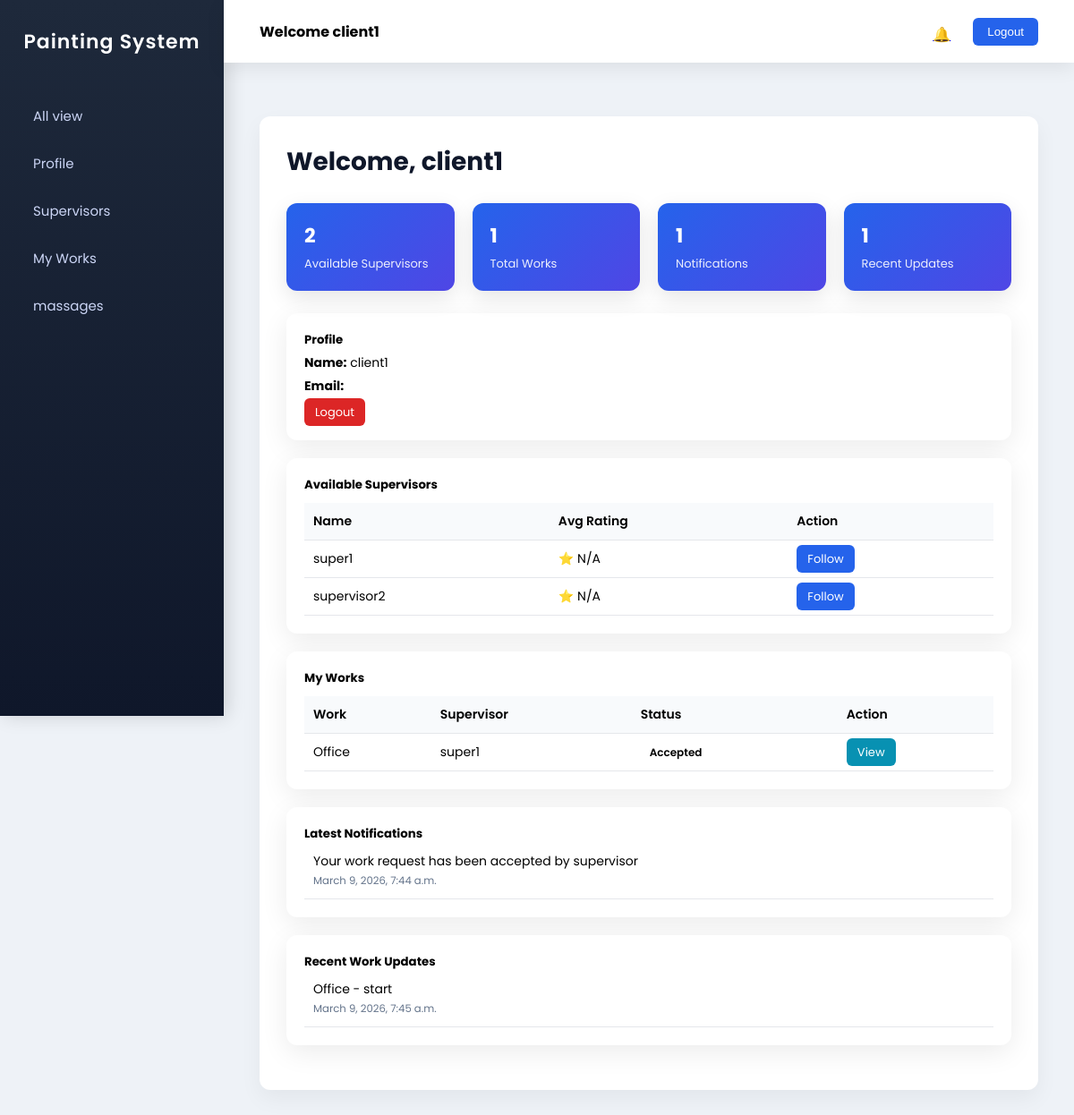
/client_dashboard (signed in), run on the app's committed database.
### brush_track_app/models.py (models this page shows, shortened)
class Login(AbstractUser):
    is_client = models.BooleanField(default=False)
    is_supervisor = models.BooleanField(default=False)
    is_painter = models.BooleanField(default=False)

class Client(models.Model):
    client_details = models.OneToOneField("Login", on_delete=models.DO_NOTHING)
    name = models.CharField(max_length=100)
    email = models.EmailField()
    phone = models.IntegerField()
    address = models.TextField(max_length=50)
    document = models.FileField(upload_to='documents/')

class Supervisor(models.Model):
    supervisor_details = models.OneToOneField("Login", on_delete=models.DO_NOTHING)
    name = models.CharField(max_length=100)
    email = models.EmailField()
    phone = models.IntegerField()
    address = models.TextField(max_length=50)
    document = models.FileField(upload_to='documents/')
    id_proof = models.FileField(upload_to='documents/')
    experience_years = models.IntegerField()
    is_active = models.BooleanField(default=True)

class Work(models.Model):
    client = models.ForeignKey("Client", on_delete=models.CASCADE)
    supervisor = models.ForeignKey("Supervisor", on_delete=models.CASCADE)
    location = models.CharField(max_length=250)
    WORK_TYPE_CHOICES = [
        ("Home", "Home"),
        ("Office", "Office"),
        ("Building", "Building"),
        ("Shop", "Shop"),
        ("Apartment", "Apartment"),
    ]
    work_type = models.CharField(
        max_length=50,
        choices=WORK_TYPE_CHOICES
    )
    square_feet = models.IntegerField(null=True, blank=True)
    paint_type = models.CharField(max_length=100, null=True, blank=True)  # Interior / Exterior
    start_date = models.DateField(null=True, blank=True)
    expected_finish_date = models.DateField(null=True, blank=True)
    budget = models.DecimalField(max_digits=10, decimal_places=2, null=True, blank=True)
    status = models.CharField(
        max_length=50,
        choices=[
            ("Pending", "Pending"),
            ("Started", "Started"),
            ("Completed", "Completed"),
        ],
        default="Pending"
    )
    created_at = models.DateTimeField(auto_now_add=True)
    def __str__(self):
        return self.work_type

class Notification(models.Model):
    client = models.ForeignKey("Client", on_delete=models.CASCADE)
    supervisor = models.ForeignKey("Supervisor", on_delete=models.CASCADE)
    message= models.TextField()
    date_time = models.DateTimeField(auto_now_add=True)

class WorkStatusUpdate(models.Model):
    work = models.ForeignKey("Work", on_delete=models.CASCADE, related_name="status_updates")
    status = models.CharField(max_length=100)
    progress_percentage = models.IntegerField()
    message = models.TextField(blank=True)
    updated_at = models.DateTimeField(auto_now_add=True)

### brush_track_app/clientview.py (the view)
# urls.py: path('client_dashboard',clientview.client_dashboard,name='client_dashboard'),
def client_dashboard(request):
    client = Client.objects.get(client_details=request.user)
    client_prof = client
    supervisors = Supervisor.objects.all()
    for sup in supervisors:
        sup.avg_rating = Rating.objects.filter(supervisor=sup).aggregate(Avg("rating"))["rating__avg"]
    follow_requests = FollowRequest.objects.filter(client=client)
    my_works = Work.objects.filter(client=client)
    latest_updates = WorkStatusUpdate.objects.filter(work__in=my_works).order_by('-updated_at')[:5]
    notifications = Notification.objects.filter(client=client).order_by('-date_time')[:5]
    work_form = WorkRegister()
    rating_form = RatingRegister()
    context = {
        "profile": client_prof,
        "supervisors": supervisors,
        "follow_requests": follow_requests,
        "my_works": my_works,
        "latest_updates": latest_updates,
        "notifications": notifications,
        "work_form": work_form,
        "rating_form": rating_form,
    }
    return render(request, "client/client_dashboard.html", context)

### templates/client/client_dashboard.html (shortened to what this page needs)
{% extends "client/client.html" %}
{% block content %}
<div class="dashboard-title">
Welcome, {{ profile.client_details.username }}
</div>
<div class="stats">
<div class="stat-card">
<h4>{{ supervisors|length }}</h4>
<p>Available Supervisors</p>
</div>
<div class="stat-card">
<h4>{{ my_works|length }}</h4>
<p>Total Works</p>
</div>
<div class="stat-card">
<h4>{{ notifications|length }}</h4>
<p>Notifications</p>
</div>
<div class="stat-card">
<h4>{{ latest_updates|length }}</h4>
<p>Recent Updates</p>
</div>
</div>
<div class="row">
<div class="col-md-3">
<div class="dashboard-card profile-box">
<h5>Profile</h5>
<p><b>Name:</b> {{ profile.name }}</p>
<p><b>Email:</b> {{ profile.client_details.email }}</p>
<a href="{% url 'Log_out_client' %}" class="btn btn-danger">
Logout
</a>
</div>
</div>
<div class="col-md-9">
<div class="dashboard-card">
<h5>Available Supervisors</h5>
<table>
<thead>
<tr>
<th>Name</th>
<th>Avg Rating</th>
<th>Action</th>
</tr>
</thead>
<tbody>
{% for sup in supervisors %}
<tr>
<td>{{ sup.name }}</td>
<td>⭐ {{ sup.avg_rating|default:"N/A" }}</td>
<td>
<a href="{% url 'send_request' sup.id %}" class="btn btn-primary">
Follow
</a>
</td>
</tr>
{% empty %}
<tr>
<td colspan="3">No supervisors found</td>
</tr>
{% endfor %}
</tbody>
</table>
</div>
</div>
</div>
<div class="row">
<div class="col-md-6">
<div class="dashboard-card">
<h5>My Works</h5>
<table>
<thead>
<tr>
<th>Work</th>
<th>Supervisor</th>
<th>Status</th>
<th>Action</th>
</tr>
</thead>
<tbody>
{% for work in my_works %}
<tr>
<td>{{ work }}</td>
<td>{{ work.supervisor.name }}</td>
<td>
<span class="status {{ work.status }}">
{{ work.status }}
</span>
</td>
<td>
<a href="{% url 'work_status' work.id %}" class="btn btn-info">
View
</a>
</td>
</tr>
{% empty %}
<tr>
<td colspan="4">No works assigned</td>
</tr>
{% endfor %}
</tbody>
</table>
</div>
</div>
<div class="col-md-6">
<div class="dashboard-card">
<h5>Latest Notifications</h5>
<ul class="list">
{% for note in notifications %}
<li>
{{ note.message }}
<br>
<small>{{ note.date_time }}</small>
</li>
{% empty %}
<li>No notifications</li>
{% endfor %}
</ul>
</div>
<div class="dashboard-card">
<h5>Recent Work Updates</h5>
<ul class="list">
{% for update in latest_updates %}
<li>
{{ update.work }} - {{ update.status }}
<br>
<small>{{ update.updated_at }}</small>
</li>
{% empty %}
<li>No updates</li>
{% endfor %}
</ul>
</div>
</div>
</div>
{% endblock %}

### templates/client/client.html (shortened to what this page needs)
{% load static %}
<!DOCTYPE html>
<html lang="en">
<head>
<link rel="stylesheet" href="{% static 'assets/vendors/mdi/css/materialdesignicons.min.css' %}">
</head>
<body>
<div class="sidebar">
<div class="sidebar-header">
Painting System
</div>
<ul>
<li>
<a href="{% url 'client_dashboard'%}">
All view
</a>
</li>
<li>
<a href="{% url 'client_profile'%}">
Profile
</a>
</li>
<li>
<a href="{% url 'supervisor_view'%}">
Supervisors
</a>
</li>
<li>
<a href="{% url 'my_works'%}">
My Works
</a>
</li>
<li>
<a href="{% url 'client_messages'%}">
massages
</a>
</li>
</ul>
</div>
<div class="main">
<div class="navbar">
<h4>Welcome {{ request.user }}</h4>
<div class="nav-right">
<div class="notification" onclick="toggleNotification()">
 <a href="{% url 'client_notifications' %}">
<span class="">🔔
</span> </a>
</div>
<a href="{% url 'Log_out_client' %}">
<button class="logout-btn">Logout</button>
</a>
</div>
</div>
<div class="content">
<div class="content-card">
{% block content %}
{% endblock %}
</div>
</div>
</div>
</body>
</html>

### templates/client/client.html (style rules this page uses)
* { box-sizing:border-box; margin:0; padding:0; }
body { font-family:'Poppins',sans-serif; background:#eef2f7; display:flex; }
.sidebar { width:250px; height:100vh; background:linear-gradient(180deg,#1e293b,#0f172a); color:white; position:fixed; top:0; left:0; display:flex; flex-direction:column; padding-top:30px; box-shadow:4px 0 20px rgba(0,0,0,0.15); }
.sidebar-header { text-align:center; font-size:22px; font-weight:600; margin-bottom:40px; letter-spacing:1px; }
.sidebar ul { list-style:none; padding:0; }
.sidebar ul li { padding:15px 25px; transition:0.3s; }
.sidebar ul li a { text-decoration:none; color:#cbd5f5; display:flex; align-items:center; font-size:15px; }
.main { margin-left:250px; width:100%; }
.navbar { height:70px; background:white; display:flex; align-items:center; justify-content:space-between; padding:0 40px; box-shadow:0 6px 20px rgba(0,0,0,0.08); position:fixed; left:250px; right:0; top:0; z-index:100; }
.nav-right { display:flex; align-items:center; gap:25px; }
.notification { position:relative; cursor:pointer; }
.logout-btn { background:#2563eb; border:none; color:white; padding:8px 16px; border-radius:6px; cursor:pointer; transition:0.3s; }
.content { margin-top:90px; padding:40px; }
.content-card { background:white; padding:30px; border-radius:12px; box-shadow:0 10px 25px rgba(0,0,0,0.05); animation:fadeIn 0.6s; }

### templates/client/client_dashboard.html (style rules this page uses)
.dashboard-title { font-size:28px; font-weight:700; margin-bottom:25px; color:#0f172a; }
.stats { display:grid; grid-template-columns:repeat(4,1fr); gap:20px; margin-bottom:25px; }
.stat-card { background:linear-gradient(135deg,#2563eb,#4f46e5); color:white; padding:20px; border-radius:12px; box-shadow:0 8px 25px rgba(0,0,0,0.1); }
.stat-card h4 { margin:0; font-size:22px; }
.stat-card p { margin:5px 0 0; font-size:13px; opacity:0.9; }
.dashboard-card { background:#ffffff; border-radius:12px; padding:20px; box-shadow:0 8px 30px rgba(0,0,0,0.08); margin-bottom:20px; }
table { width:100%; border-collapse:collapse; margin-top:10px; }
th,td { padding:10px; font-size:14px; border-bottom:1px solid #e5e7eb; text-align:left; }
th { background:#f8fafc; font-weight:600; }
.btn { padding:6px 12px; border-radius:6px; font-size:13px; text-decoration:none; color:white; }
.btn-primary { background:#2563eb; }
.btn-info { background:#0891b2; }
.btn-danger { background:#dc2626; }
.status { padding:4px 10px; border-radius:12px; font-size:12px; font-weight:600; }
.list { list-style:none; padding:0; }
.list li { padding:10px; border-bottom:1px solid #e5e7eb; font-size:14px; }
.list small { color:#64748b; }
.profile-box p { margin:5px 0; font-size:14px; }

### data on the page
Login: user "client1"
Client: client_details.username "client1", name "client1"
Supervisor: name "super1", avg_rating "N/A"
Supervisor: name "supervisor2", avg_rating "N/A"
Work: work_type "Office", supervisor.name "super1", status "Accepted"
Notification: message "Your work request has been accepted by supervisor", date_time "March 9, 2026, 7:44 a.m."
WorkStatusUpdate: work "Office", status "start", updated_at "March 9, 2026, 7:45 a.m."

### other printed values
{{ supervisors|length }} "2"
{{ my_works|length }} "1"
{{ notifications|length }} "1"
{{ latest_updates|length }} "1"
